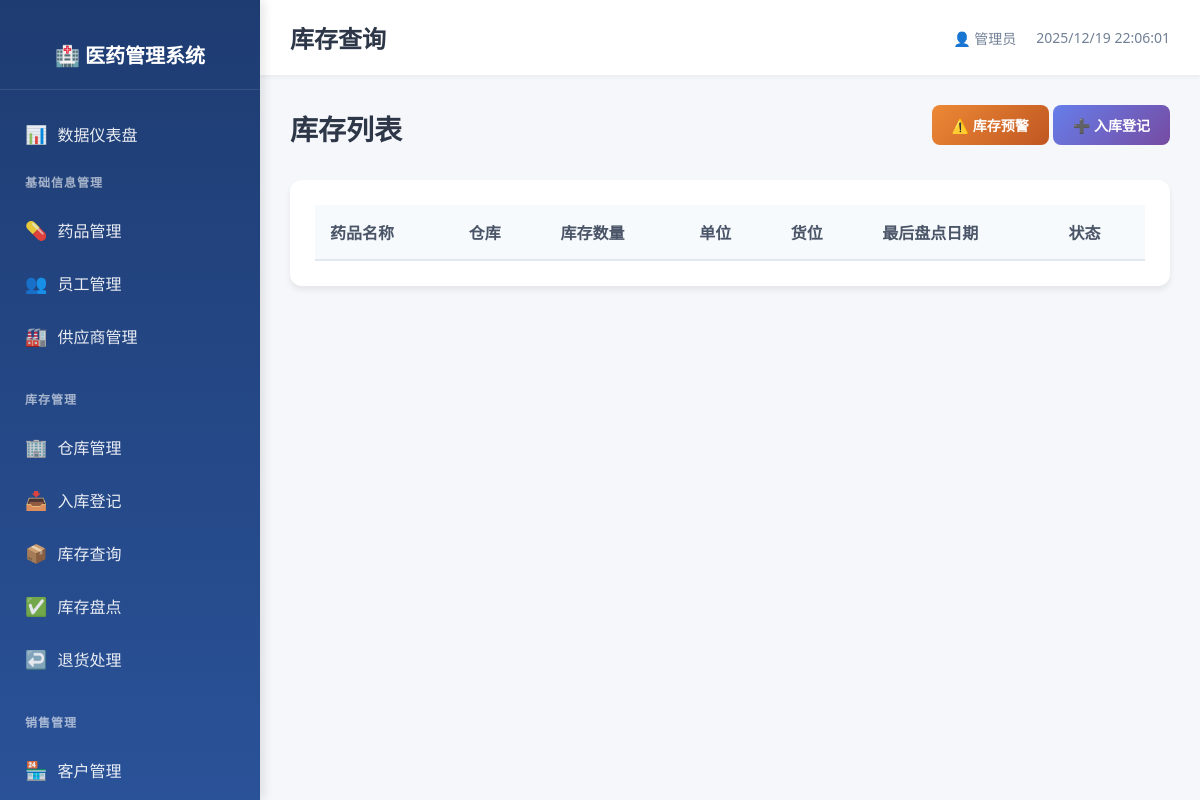
The app's page /inventory/stock, older data.
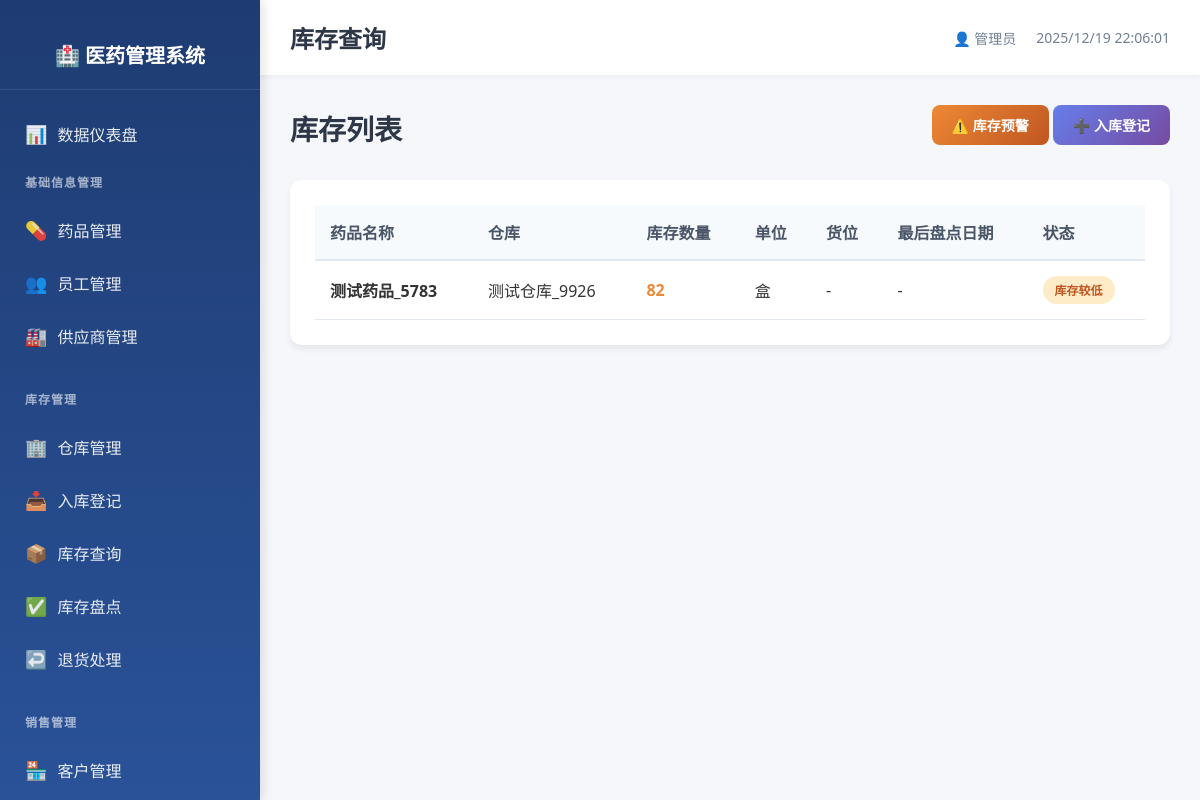
The same page, newer data.
### models.py (models this page shows)
class Inventory(db.Model):
    __tablename__ = 'inventory'
    __table_args__ = (
        db.UniqueConstraint('drug_id', 'warehouse_id', name='uq_drug_warehouse'),
    )
    inventory_id = db.Column(db.Integer, primary_key=True, autoincrement=True)
    drug_id = db.Column(db.Integer, db.ForeignKey('drug_info.drug_id', ondelete='CASCADE'), nullable=False, index=True)
    warehouse_id = db.Column(db.Integer, db.ForeignKey('warehouse.warehouse_id', ondelete='CASCADE'), nullable=False, index=True)
    quantity = db.Column(db.Integer, default=0, nullable=False)
    location = db.Column(db.String(100))
    last_check_date = db.Column(db.Date)
    create_time = db.Column(db.DateTime, default=datetime.now, nullable=False)
    update_time = db.Column(db.DateTime, default=datetime.now, onupdate=datetime.now, nullable=False)

class DrugInfo(db.Model):
    __tablename__ = 'drug_info'
    drug_id = db.Column(db.Integer, primary_key=True, autoincrement=True)
    name = db.Column(db.String(100), nullable=False, index=True)
    spec = db.Column(db.String(100))
    manufacturer = db.Column(db.String(200))
    approval_number = db.Column(db.String(100), unique=True)
    category = db.Column(db.String(50))  # 处方/非处方
    unit = db.Column(db.String(20))
    purchase_price = db.Column(db.Numeric(10, 2), nullable=False)
    sale_price = db.Column(db.Numeric(10, 2), nullable=False)
    expiry_date = db.Column(db.Date)
    status = db.Column(db.String(20), default='在售', nullable=False)
    create_time = db.Column(db.DateTime, default=datetime.now, nullable=False)
    update_time = db.Column(db.DateTime, default=datetime.now, onupdate=datetime.now, nullable=False)

class Warehouse(db.Model):
    __tablename__ = 'warehouse'
    warehouse_id = db.Column(db.Integer, primary_key=True, autoincrement=True)
    name = db.Column(db.String(100), nullable=False, unique=True, index=True)
    address = db.Column(db.String(200))
    manager_id = db.Column(db.Integer, db.ForeignKey('employee_info.employee_id', ondelete='SET NULL'))
    create_time = db.Column(db.DateTime, default=datetime.now, nullable=False)

### routes/inventory_mgmt.py (the view)
@inventory_bp.route('/stock')
def stock_list():
    stocks = db.session.query(Inventory, DrugInfo.name, DrugInfo.unit, Warehouse.name).\
        join(DrugInfo, Inventory.drug_id == DrugInfo.drug_id).\
        join(Warehouse, Inventory.warehouse_id == Warehouse.warehouse_id).all()
    return render_template('inventory/stock_list.html', stocks=stocks)

### templates/inventory/stock_list.html (shortened to what this page needs)
{% extends "base.html" %}
{% block page_title %}库存查询{% endblock %}
{% block content %}
<div class="page-header">
    <h2>库存列表</h2>
    <div>
        <a href="{{ url_for('inventory.stock_low') }}" class="btn btn-warning">
            ⚠️ 库存预警
        </a>
        <a href="{{ url_for('inventory.stock_in_add') }}" class="btn btn-primary">
            ➕ 入库登记
        </a>
    </div>
</div>
<div class="table-card">
    <table class="data-table">
        <thead>
            <tr>
                <th>药品名称</th>
                <th>仓库</th>
                <th>库存数量</th>
                <th>单位</th>
                <th>货位</th>
                <th>最后盘点日期</th>
                <th>状态</th>
            </tr>
        </thead>
        <tbody>
            {% for inventory, drug_name, unit, warehouse_name in stocks %}
            <tr>
                <td><strong>{{ drug_name }}</strong></td>
                <td>{{ warehouse_name }}</td>
                <td class="{% if inventory.quantity < 50 %}text-danger{% elif inventory.quantity < 100 %}text-warning{% endif %}">
                    <strong>{{ inventory.quantity }}</strong>
                </td>
                <td>{{ unit }}</td>
                <td>{{ inventory.location or '-' }}</td>
                <td>{{ inventory.last_check_date or '-' }}</td>
                <td>
                    {% if inventory.quantity < 50 %}
                        <span class="badge badge-danger">严重不足</span>
                    {% elif inventory.quantity < 100 %}
                        <span class="badge badge-warning">库存较低</span>
                    {% else %}
                        <span class="badge badge-success">库存正常</span>
                    {% endif %}
                </td>
            </tr>
            {% endfor %}
        </tbody>
    </table>
</div>
{% endblock %}

Row changes from the older to the newer data that the page shows:
added Inventory: name "测试药品_5783", name "测试仓库_9926", quantity "82", unit "盒", location "-", last_check_date "-", shows "库存较低"
